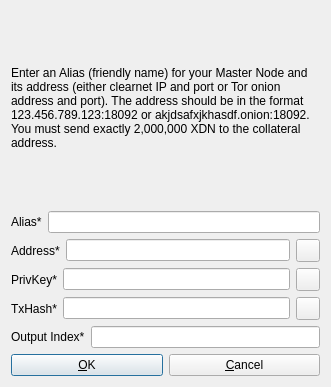
<?xml version="1.0" encoding="UTF-8"?>
<ui version="4.0">
 <class>AddEditAdrenalineNode</class>
 <widget class="QDialog" name="AddEditAdrenalineNode">
  <property name="geometry">
   <rect>
    <x>0</x>
    <y>0</y>
    <width>331</width>
    <height>387</height>
   </rect>
  </property>
  <property name="windowTitle">
   <string>Add/Edit DigitalNote Node</string>
  </property>
  <property name="styleSheet">
   <string notr="true"/>
  </property>
  <property name="modal">
   <bool>true</bool>
  </property>
  <layout class="QVBoxLayout" name="verticalLayout">
   <item>
    <widget class="QLabel" name="label_9">
     <property name="sizePolicy">
      <sizepolicy hsizetype="Preferred" vsizetype="Expanding">
       <horstretch>0</horstretch>
       <verstretch>0</verstretch>
      </sizepolicy>
     </property>
     <property name="text">
      <string>&lt;html&gt;&lt;head/&gt;&lt;body&gt;&lt;p&gt;Enter an Alias (friendly name) for your Master Node and its address (either clearnet IP and port or Tor onion address and port). The address should be in the format 123.456.789.123:18092 or akjdsafxjkhasdf.onion:18092. You must send exactly 2,000,000 XDN to the collateral address.&lt;/p&gt;&lt;/body&gt;&lt;/html&gt;</string>
     </property>
     <property name="wordWrap">
      <bool>true</bool>
     </property>
    </widget>
   </item>
   <item>
    <layout class="QHBoxLayout" name="horizontalLayout_4">
     <property name="bottomMargin">
      <number>0</number>
     </property>
     <item>
      <widget class="QLabel" name="label_4">
       <property name="text">
        <string>Alias*</string>
       </property>
      </widget>
     </item>
     <item>
      <widget class="QLineEdit" name="aliasLineEdit"/>
     </item>
    </layout>
   </item>
   <item>
    <layout class="QHBoxLayout" name="horizontalLayout_5">
     <property name="bottomMargin">
      <number>0</number>
     </property>
     <item>
      <widget class="QLabel" name="label_6">
       <property name="text">
        <string>Address*</string>
       </property>
      </widget>
     </item>
     <item>
      <widget class="QLineEdit" name="addressLineEdit"/>
     </item>
     <item>
      <widget class="QToolButton" name="AddEditAddressPasteButton">
       <property name="toolTip">
        <string>Paste address from clipboard</string>
       </property>
       <property name="text">
        <string/>
       </property>
       <property name="icon">
        <iconset resource="../bitcoin.qrc">
         <normaloff>:/icons/editpaste</normaloff>:/icons/editpaste</iconset>
       </property>
       <property name="shortcut">
        <string>Alt+P</string>
       </property>
      </widget>
     </item>
    </layout>
   </item>
   <item>
    <layout class="QHBoxLayout" name="horizontalLayout_3">
     <property name="bottomMargin">
      <number>0</number>
     </property>
     <item>
      <widget class="QLabel" name="label_5">
       <property name="text">
        <string>PrivKey*</string>
       </property>
      </widget>
     </item>
     <item>
      <widget class="QLineEdit" name="privkeyLineEdit"/>
     </item>
     <item>
      <widget class="QToolButton" name="AddEditPrivkeyPasteButton">
       <property name="toolTip">
        <string>Paste address from clipboard</string>
       </property>
       <property name="text">
        <string/>
       </property>
       <property name="icon">
        <iconset resource="../bitcoin.qrc">
         <normaloff>:/icons/editpaste</normaloff>:/icons/editpaste</iconset>
       </property>
       <property name="shortcut">
        <string>Alt+P</string>
       </property>
      </widget>
     </item>
    </layout>
   </item>
   <item>
    <layout class="QHBoxLayout" name="horizontalLayout_2">
     <property name="bottomMargin">
      <number>0</number>
     </property>
     <item>
      <widget class="QLabel" name="label_2">
       <property name="text">
        <string>TxHash*</string>
       </property>
      </widget>
     </item>
     <item>
      <widget class="QLineEdit" name="txhashLineEdit"/>
     </item>
     <item>
      <widget class="QToolButton" name="AddEditTxhashPasteButton">
       <property name="toolTip">
        <string>Paste address from clipboard</string>
       </property>
       <property name="text">
        <string/>
       </property>
       <property name="icon">
        <iconset resource="../bitcoin.qrc">
         <normaloff>:/icons/editpaste</normaloff>:/icons/editpaste</iconset>
       </property>
       <property name="shortcut">
        <string>Alt+P</string>
       </property>
      </widget>
     </item>
    </layout>
   </item>
   <item>
    <layout class="QHBoxLayout" name="horizontalLayout_8">
     <property name="bottomMargin">
      <number>0</number>
     </property>
     <item>
      <widget class="QLabel" name="label_8">
       <property name="text">
        <string>Output Index*</string>
       </property>
      </widget>
     </item>
     <item>
      <widget class="QLineEdit" name="outputindexLineEdit"/>
     </item>
    </layout>
   </item>
   <item>
    <layout class="QHBoxLayout" name="horizontalLayout_Buttons">
     <item>
      <widget class="QPushButton" name="okButton">
       <property name="text">
        <string>&amp;OK</string>
       </property>
      </widget>
     </item>
     <item>
      <widget class="QPushButton" name="cancelButton">
       <property name="text">
        <string>&amp;Cancel</string>
       </property>
       <property name="autoDefault">
        <bool>false</bool>
       </property>
      </widget>
     </item>
    </layout>
   </item>
  </layout>
 </widget>
 <resources>
  <include location="../bitcoin.qrc"/>
 </resources>
 <connections/>
</ui>
